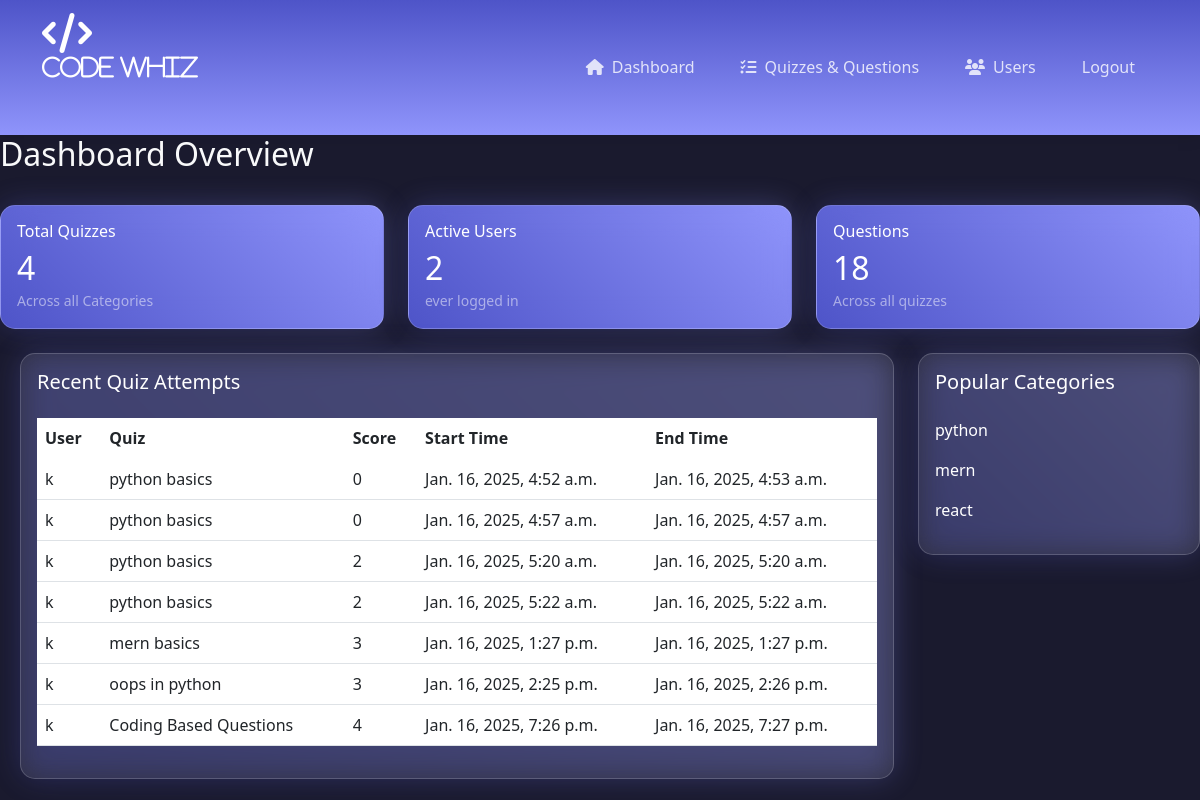
Before: /a_home with the older database file.
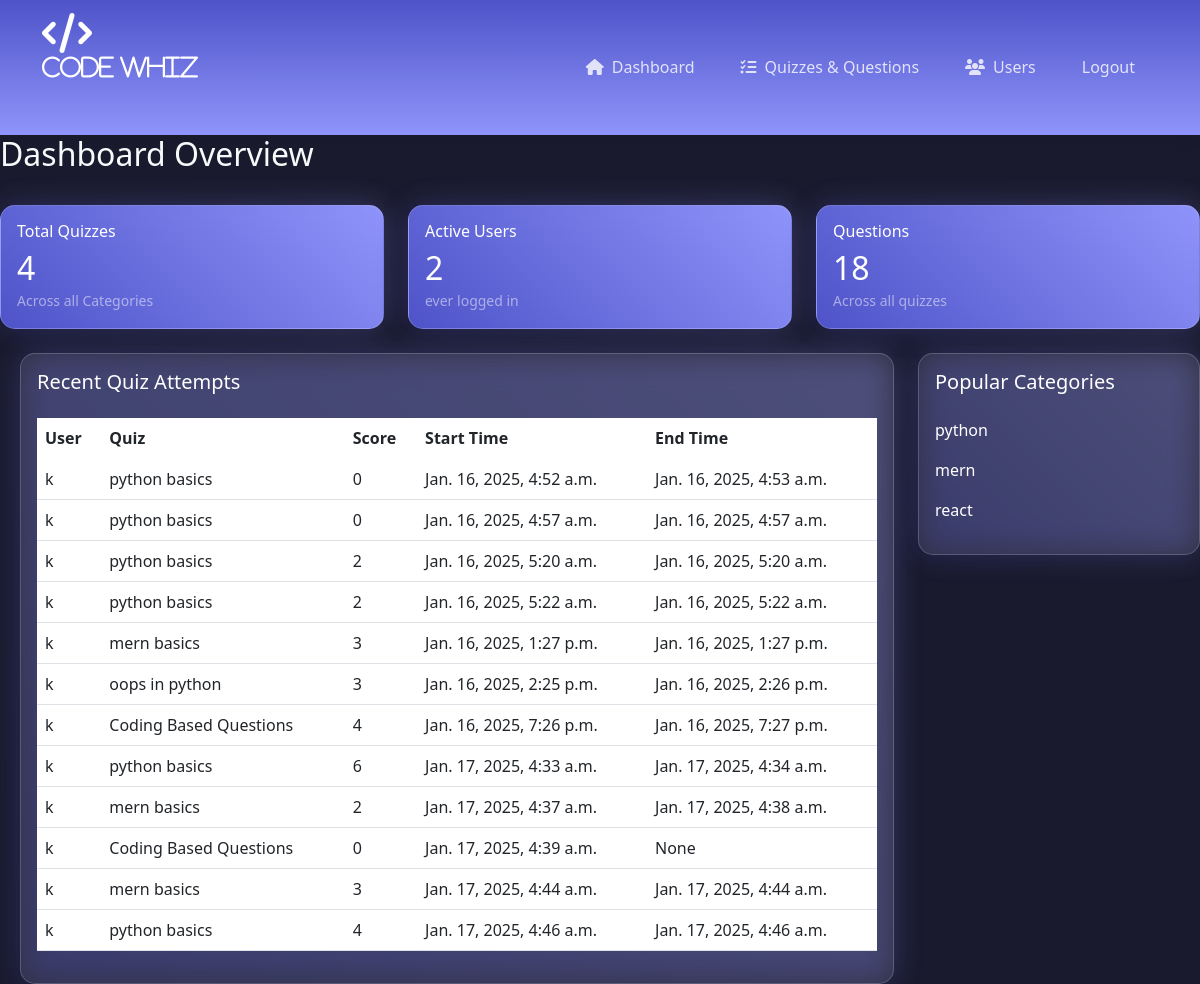
After: the same page with the newer database file.
### cw_app/models.py (models this page shows, shortened)
class QuizAttempt(models.Model):
    user = models.ForeignKey(User, on_delete=models.CASCADE)
    quiz = models.ForeignKey(Quiz, on_delete=models.CASCADE)
    score = models.IntegerField(default=0)
    start_time = models.DateTimeField(auto_now_add=True)
    end_time = models.DateTimeField(null=True, blank=True)
    completed = models.BooleanField(default=False)

class Quiz(models.Model):
    title = models.CharField(max_length=200)
    category = models.ForeignKey(Category, on_delete=models.CASCADE)
    description = models.TextField()
    time_limit = models.IntegerField()
    created_at = models.DateTimeField(auto_now_add=True)
    status = models.TextField(null=True, blank=True)

class Category(models.Model):
    name = models.CharField(max_length=100)
    description = models.TextField()

### cw_app/views.py (the view)
# urls.py: path('a_home',views.a_home),
def a_home(req):
    total_quizzes = Quiz.objects.count()
    total_questions=Question.objects.count()
    cate=Category.objects.all()
    user=User.objects.exclude(last_login=None).count()
    attempts=QuizAttempt.objects.all()
    return render( req,'admin/a_home.html', {'c':cate,'quizes':total_quizzes,'qns':total_questions,'u':user,
                                             'attempts':attempts})

### templates/admin/a_home.html (shortened to what the changed rows need)
<!DOCTYPE html>
<html lang="en">
<head>
    <link href="https://cdnjs.cloudflare.com/ajax/libs/bootstrap/5.3.0/css/bootstrap.min.css" rel="stylesheet">
    <link href="https://cdnjs.cloudflare.com/ajax/libs/font-awesome/6.4.0/css/all.min.css" rel="stylesheet">
    <link href="https://cdnjs.cloudflare.com/ajax/libs/animate.css/4.1.1/animate.min.css" rel="stylesheet">
</head>
<body>
    <div class="content text-light">
        <div class="d-flex justify-content-between align-items-center mb-4">
            <h2 class="animate__animated animate__fadeIn">Dashboard Overview</h2>
        </div>
        <div class="row g-4 mb-4">
            <div class="col-md-4">
                <div class="card stats-card glow animate__animated animate__fadeInUp">
                    <div class="card-body">
                        <h2 class="mb-0">{{quizes}}</h2>
                    </div>
                </div>
            </div>
            <div class="col-md-4">
                <div class="card stats-card glow animate__animated animate__fadeInUp" style="animation-delay: 0.1s">
                    <div class="card-body">
                        <h2 class="mb-0">{{u}}</h2>
                    </div>
                </div>
            </div>
            <div class="col-md-4">
                <div class="card stats-card glow animate__animated animate__fadeInUp" style="animation-delay: 0.2s">
                    <div class="card-body">
                        <h2 class="mb-0">{{qns}}</h2>
                    </div>
                </div>
            </div>
        </div>
        <div class="row g-4">
            <div class="col-md-9">
                <div class="card glow animate__animated animate__fadeInUp" style="animation-delay: 0.4s;margin-left: 20px;">
                    <div class="card-body">
                        <div class="table-responsive">
                            <table class="table">
                                <thead>
                                    <tr>
                                        <th>User</th>
                                        <th>Quiz</th>
                                        <th>Score</th>
                                        <th> Start Time</th>
                                        <th>End Time</th>
                                    </tr>
                                </thead>
                                <tbody>
                                    {% for a in attempts %}
                                        <tr>
                                            <td>{{a.user.first_name}}</td>
                                            <td>{{a.quiz.title}}</td>
                                            <td>{{a.score}}</td>
                                            <td>{{a.start_time}}</td>
                                            <td>{{a.end_time}}</td>
                                        </tr>
                                    {% endfor %}
                                </tbody>
                            </table>
                        </div>
                    </div>
                </div>
            </div>
            <div class="col-md-3">
                <div class="card glow animate__animated animate__fadeInUp" style="animation-delay: 0.5s;">
                    <div class="card-body">
                        {% for c in c %}
                        <div class="d-flex justify-content-between mb-3 text-white">
                                <span>{{c.name}}</span>
                        </div>
                        {% endfor %}
                    </div>
                </div>
            </div>
        </div>
    </div>
</body>
</html>

Changed rows visible on the page:
added QuizAttempt: user.first_name "k", quiz "python basics", score "6", start_time "Jan. 17, 2025, 4:33 a.m.", end_time "Jan. 17, 2025, 4:34 a.m."
added QuizAttempt: user.first_name "k", quiz "mern basics", score "2", start_time "Jan. 17, 2025, 4:37 a.m.", end_time "Jan. 17, 2025, 4:38 a.m."
added QuizAttempt: user.first_name "k", quiz "Coding Based Questions", score "0", start_time "Jan. 17, 2025, 4:39 a.m.", end_time "None"
added QuizAttempt: user.first_name "k", quiz "mern basics", score "3", start_time "Jan. 17, 2025, 4:44 a.m.", end_time "Jan. 17, 2025, 4:44 a.m."
added QuizAttempt: user.first_name "k", quiz "python basics", score "4", start_time "Jan. 17, 2025, 4:46 a.m.", end_time "Jan. 17, 2025, 4:46 a.m."
